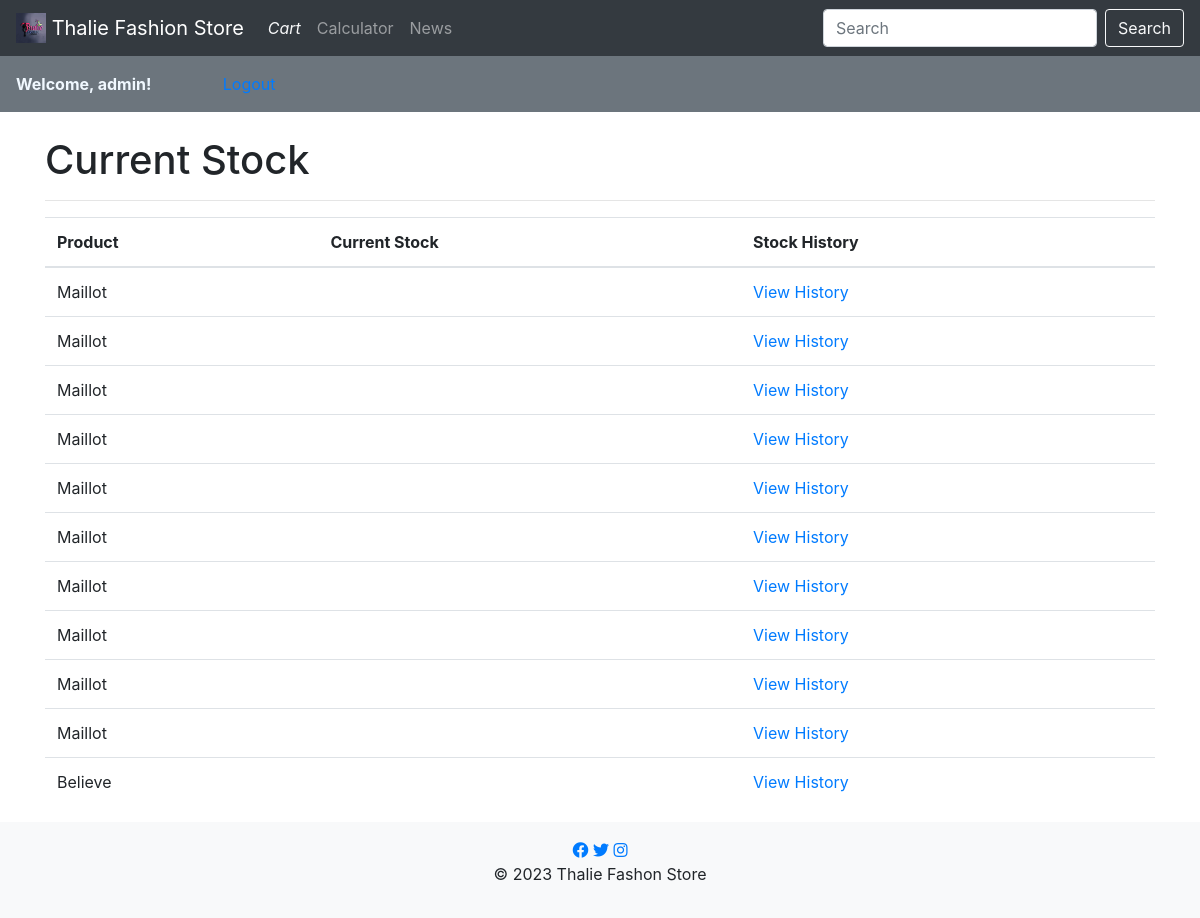
The page /current_stock/ (signed in) on the database its author committed.
### thalie/models.py (models this page shows, shortened)
class Product(models.Model):
    title = models.CharField(max_length=255)
    description = models.TextField()
    price = models.DecimalField(max_digits=10, decimal_places=2)
    category = models.ForeignKey(Category, on_delete=models.SET_NULL, null=True, blank=True)
    brand = models.ForeignKey(Brand, on_delete=models.CASCADE)
    image = models.ImageField(upload_to='product_images/')

### thalie/views.py (the view)
# urls.py: path('current_stock/', current_stock, name='current_stock'),
@user_passes_test(is_admin)
def current_stock(request):
    products_with_stock = Product.objects.filter(inventory__isnull=False).distinct()
    return render(request, 'current_stock.html', {'products_with_stock': products_with_stock})

### thalie/views.py (called while the page is built)
def is_admin(user):
    return user.is_authenticated and user.is_staff

### thalie/templates/current_stock.html (shortened to what this page needs)
{% extends 'base.html' %}
{% block header %}Current Stock{% endblock %}
{% block content %}
  <table class="table">
    <thead>
      <tr>
        <th>Product</th>
        <th>Current Stock</th>
        <th>Stock History</th>
      </tr>
    </thead>
    <tbody>
      {% for product in products_with_stock %}
        <tr>
          <td>{{ product.title }}</td>
          <td>{{ product.inventory.quantity }}</td>
          <td><a href="{% url 'stock_history' product_id=product.id %}">View History</a></td>
        </tr>
      {% endfor %}
    </tbody>
  </table>
{% endblock %}

### thalie/templates/base.html (shortened to what this page needs)
{% load static %}
<!DOCTYPE html>
<html lang="en">
<head>
<link rel="stylesheet" href="{% static 'css/styles.css' %}">
<link rel="stylesheet" href="https://stackpath.bootstrapcdn.com/bootstrap/4.3.1/css/bootstrap.min.css">
    <link rel="stylesheet" href="https://cdnjs.cloudflare.com/ajax/libs/font-awesome/5.15.1/css/all.min.css">
</head>
<body>
<nav class="navbar navbar-expand-lg navbar-dark bg-dark">
    <a class="navbar-brand" href="{% url 'product_views' %}">
        <img src="{% static 'img/logo.jpg' %}" alt="#" height="30" class="d-inline-block align-top">
    Thalie Fashion Store
    </a>
    <div class="collapse navbar-collapse" id="navbarNav">
        <ul class="navbar-nav">
            <li class="nav-item">
                <a class="nav-link" href="{% url 'cart_view' %}"><i class="bi bi-cart4 text-light">Cart</i></a>
            </li>
            <li class="nav-item">
                <a class="nav-link" href="{% url 'calculator' %}">Calculator</a>
            </li>
            <li class="nav-item">
                <a class="nav-link" href="{% url 'news_list' %}">News</a>
            </li>
        </ul>
        <form class="form-inline ml-auto" method="get" action="{% url 'search_products' %}">
            <input class="form-control mr-sm-2" type="search" placeholder="Search" aria-label="Search" name="q"
                   value="{{ query }}">
            <button class="btn btn-outline-light my-2 my-sm-0" type="submit">Search</button>
        </form>
    </div>
</nav>
<nav class="navbar bg-secondary" data-bs-theme="dark" style="color: aliceblue;">
    <ul class="navbar-nav">
        {% if user.is_authenticated %}
            <div class="row ">
                <div class="col-10">
                <li class="nav-item">
                    <span class="navbar-text"><strong> Welcome, {{ user.username }}! </strong></span>
                </li>
            </div>
                <div class="col-2">
                <li class="nav-item">
                    <a class="nav-link" href="{% url 'logout_user' %}">Logout</a>
                </li>
            </div>
            </div>
    {% else %}
                <li class="nav-item">
                    <a class="nav-link" href="{% url 'login_user' %}">Login</a>
                </li>
    {% endif %}
    </ul>
        </nav>
<div class="container mt-4">
    <div class="row">
        <div class="col">
            <h1 id="store-name">{% block header %}Thalie Fashion Store{% endblock %}</h1>
            <hr>
        </div>
    </div>
    <div class="row">
        <div class="col">
            {% block content %}{% endblock %}
        </div>
    </div>
</div>
<footer class="bg-light text-center py-3">
    <div class="social-media">
    <a href="https://www.facebook.com/profile.php?id=100093414459714&sk=about" target="_blank" class="social-icon"><i class="fab fa-facebook"></i></a>
    <a href="#" target="_blank" class="social-icon"><i class="fab fa-twitter"></i></a>
    <a href="#" target="_blank" class="social-icon"><i class="fab fa-instagram"></i></a>
</div>
    <p>&copy; 2023 Thalie Fashon Store</p>
</footer>
</body>
</html>

### rows shown on the page
Product: title "Maillot"
Product: title "Maillot"
Product: title "Maillot"
Product: title "Maillot"
Product: title "Maillot"
Product: title "Maillot"
Product: title "Maillot"
Product: title "Maillot"
Product: title "Maillot"
Product: title "Maillot"
Product: title "Believe"

### other values the page prints
{{ user.username }} "admin"
